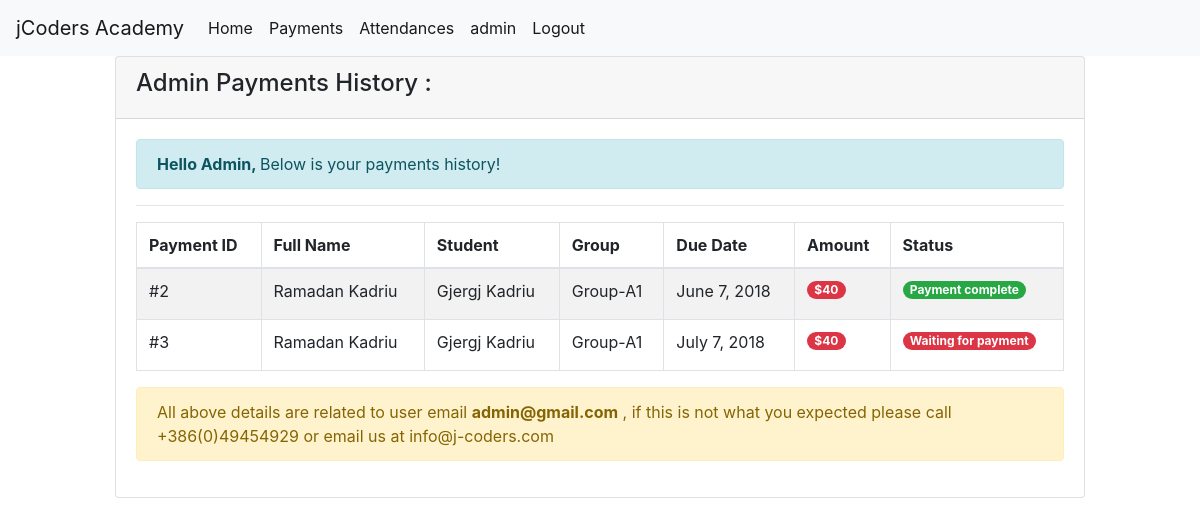
The app's page /users/payments/ (signed in) with its own data.
### Manage/models.py (models this page shows, shortened)
class Payment(models.Model):
	firstName = models.CharField(max_length=30)
	lastName = models.CharField(max_length=30)
	student = models.ForeignKey(Student,on_delete = models.CASCADE)
	group = models.ForeignKey(Group,on_delete = models.CASCADE)
	status = models.CharField(max_length=1, blank=True, default='W', choices=(('W', 'Waiting for payment'),('P', 'Payment complete')))
	due_date = models.DateField(blank=True,default="")

class Student(models.Model):
	user = models.OneToOneField(User,on_delete = models.CASCADE)
	name = models.CharField(max_length=30)
	lastname = models.CharField(max_length=30)
	birthday = models.DateField()
	group = models.ForeignKey(Group,on_delete = models.CASCADE)
	email = models.CharField(max_length=50)
	parentsNumber = models.CharField(max_length=30)
	def __str__(self):
		return ("{} {}".format(self.name,self.lastname))

class Group(models.Model):
	name = models.CharField(max_length=30)
	opened = models.DateField()
	closed = models.DateField()
	training = models.ForeignKey(Training,on_delete = models.CASCADE)
	def __str__(self):
		return self.name

class Training(models.Model):
	employee = models.ForeignKey(Employee,on_delete = models.CASCADE)
	module = models.ForeignKey(Module,on_delete = models.CASCADE)
	opened = models.DateField()
	closed = models.DateField()
	price = models.IntegerField()

### users/views.py (the view)
# urls.py: path("payments/", views.showPayments, name="payments"),
@login_required
def showPayments(request):
	try:
		current_user = request.user
		current_user_payments = []
		payments = Payment.objects.all()
		for payment in payments:
			if payment.student == current_user.student:
				current_user_payments.append(payment)
		hasStudent = True
	except:
		hasStudent = False
	context = {"current_user_payments":current_user_payments,"hasStudent":hasStudent}
	return render(request,"pages/payments.html",context)

### users/templates/pages/payments.html (shortened to what this page needs)
{% extends "pages/base.html" %}
{% block content %}
    <div class="col-xl-10 offset-md-1">
        <div class="Order-list">
            <div class="card">
                <div class="card-header">
                     <h4>{{ user|title }} Payments History : </h4>
                </div>
                <div class="card-body">
                    <div class="alert alert-info"> <b>Hello {{ user|title }}, </b>Below is your payments history!</div>
                    <hr>
                    <div class="table-responsive">
                        <table class="table table-striped table-bordered table-hover">
                            <thead>
                                <tr>
                                    <th>Payment ID</th>
                                    <th>Full Name</th>
                                    <th>Student</th>
                                    <th>Group</th>
                                    <th>Due Date</th>
                                    <th>Amount</th>
                                    <th>Status</th>
                                </tr>
                            </thead>
                            <tbody>
                            {% if hasStudent %}
                                {% for payment in current_user_payments %}
                                    <tr>
                                      <td>#{{ payment.id }}</td>
                                      <td>{{ payment.firstName }} {{ payment.lastName }}</td>
                                      <td>{{ payment.student }}</td>
                                      <td>{{ payment.group }}</td>
                                      <td>{{ payment.due_date}}</td>
                                      <td>
                                        <label class="badge badge-pill badge-danger">
                                            ${{ payment.group.training.price }}</td>
                                      {% if payment.status == "P" %}
                                          <td><span class="badge badge-pill badge-success"> Payment complete </span></td>
                                      {% else %}
                                          <td><span class="badge badge-pill badge-danger"> Waiting for payment </span></td>
                                      {% endif %}
                                    </tr>
                                {% endfor %}
                            {% endif %}
                            </tbody>
                        </table>
                    </div>
                    <div class="alert alert-warning">All above details are related to user email <b>{{ user.email}}</b> , if this is not what you expected please call +386(0)49454929 or email us at info@j-coders.com</b>
                    </div>
                </div>
            </div>
        </div>
    </div>
{% endblock content %}

### users/templates/pages/base.html (shortened to what this page needs)
<head>
  <link rel="stylesheet" href="https://maxcdn.bootstrapcdn.com/bootstrap/4.1.0/css/bootstrap.min.css">
</head>
<body>
<nav class="navbar navbar-expand-lg navbar-light bg-light">
  <a class="navbar-brand" href="/users/">jCoders Academy</a>
  <div class="collapse navbar-collapse" id="navbarSupportedContent">
    <ul class="navbar-nav mr-auto">
      <li class="nav-item active">
        <a class="nav-link" href="/users/">Home <span class="sr-only">(current)</span></a>
      </li>
      <li class="nav-item active">
        <a class="nav-link" href="/users/payments">Payments <span class="sr-only">(current)</span></a>
      </li>
      <li class="nav-item active">
        <a class="nav-link" href="/users/attendances">Attendances <span class="sr-only">(current)</span></a>
      </li>
       <li class="nav-item active">
        <a class="nav-link" href="/users/account">{{ user }} <span class="sr-only">(current)</span></a>
      </li>
      <li class="nav-item active">
        <a class="nav-link" href="/users/logout">Logout <span class="sr-only">(current)</span></a>
      </li>
    </ul>
  </div>
</nav>
{% block content %}{% endblock content %}
</body>

### records on screen
Payment: id "2", firstName "Ramadan", lastName "Kadriu", student "Gjergj Kadriu", group "Group-A1", due_date "June 7, 2018", group.training.price "40", status "Payment complete"
Payment: id "3", firstName "Ramadan", lastName "Kadriu", student "Gjergj Kadriu", group "Group-A1", due_date "July 7, 2018", group.training.price "40", status "Waiting for payment"

### other values on screen
{{ user }} "admin"
{{ user|title }} "Admin"
{{ user.email }} "admin@gmail.com"
